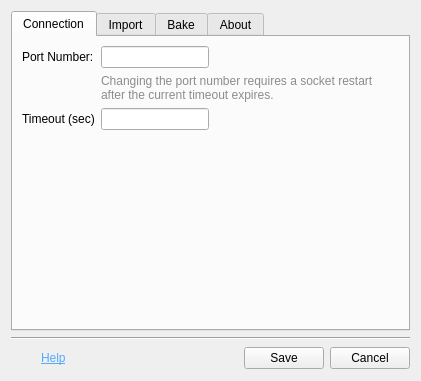
<?xml version="1.0" encoding="UTF-8"?>
<ui version="4.0">
 <class>Dialog</class>
 <widget class="QDialog" name="Dialog">
  <property name="geometry">
   <rect>
    <x>0</x>
    <y>0</y>
    <width>421</width>
    <height>381</height>
   </rect>
  </property>
  <property name="windowTitle">
   <string>Megascan Link (Unofficial)</string>
  </property>
  <layout class="QGridLayout" name="gridLayout">
   <item row="0" column="0">
    <layout class="QVBoxLayout" name="verticalLayout">
     <item>
      <widget class="QTabWidget" name="tableWidget">
       <property name="currentIndex">
        <number>0</number>
       </property>
       <widget class="QWidget" name="connTab">
        <attribute name="title">
         <string>Connection</string>
        </attribute>
        <layout class="QGridLayout" name="gridLayout_2">
         <item row="0" column="0">
          <layout class="QFormLayout" name="formLayout">
           <item row="0" column="0">
            <widget class="QLabel" name="label">
             <property name="text">
              <string>Port Number:</string>
             </property>
            </widget>
           </item>
           <item row="0" column="1">
            <widget class="QLineEdit" name="portNumber">
             <property name="sizePolicy">
              <sizepolicy hsizetype="Fixed" vsizetype="Fixed">
               <horstretch>0</horstretch>
               <verstretch>0</verstretch>
              </sizepolicy>
             </property>
            </widget>
           </item>
           <item row="2" column="1">
            <widget class="QLineEdit" name="timeoutNumber">
             <property name="sizePolicy">
              <sizepolicy hsizetype="Fixed" vsizetype="Fixed">
               <horstretch>0</horstretch>
               <verstretch>0</verstretch>
              </sizepolicy>
             </property>
            </widget>
           </item>
           <item row="2" column="0">
            <widget class="QLabel" name="label_2">
             <property name="text">
              <string>Timeout (sec)</string>
             </property>
            </widget>
           </item>
           <item row="1" column="1">
            <widget class="QLabel" name="label_3">
             <property name="styleSheet">
              <string notr="true">QLabel{
	color:rgb(140, 140, 140)
}</string>
             </property>
             <property name="text">
              <string>Changing the port number requires a socket restart after the current timeout expires.</string>
             </property>
             <property name="wordWrap">
              <bool>true</bool>
             </property>
            </widget>
           </item>
          </layout>
         </item>
        </layout>
       </widget>
       <widget class="QWidget" name="importTab">
        <attribute name="title">
         <string>Import</string>
        </attribute>
        <layout class="QVBoxLayout" name="verticalLayout_2">
         <item>
          <layout class="QVBoxLayout" name="verticalLayout_4">
           <item>
            <widget class="QGroupBox" name="groupBox">
             <property name="title">
              <string>General</string>
             </property>
             <layout class="QVBoxLayout" name="verticalLayout_5">
              <item>
               <layout class="QFormLayout" name="formLayout_2">
                <item row="0" column="0">
                 <widget class="QCheckBox" name="askforproj">
                  <property name="toolTip">
                   <string>Dont show dialog asking if you want to create a new project when importing Megascan Assets that contain 3D meshes, the meshes are discarded and but the bitmaps are imported in the current opened project</string>
                  </property>
                  <property name="text">
                   <string>Dont ask to create new project</string>
                  </property>
                 </widget>
                </item>
                <item row="1" column="0">
                 <widget class="QCheckBox" name="logtoconsole">
                  <property name="text">
                   <string>Print log to console</string>
                  </property>
                 </widget>
                </item>
                <item row="2" column="0">
                 <widget class="QCheckBox" name="selectafterimport">
                  <property name="text">
                   <string>Select resources after import</string>
                  </property>
                 </widget>
                </item>
               </layout>
              </item>
             </layout>
            </widget>
           </item>
          </layout>
         </item>
        </layout>
       </widget>
       <widget class="QWidget" name="bakeTab">
        <attribute name="title">
         <string>Bake</string>
        </attribute>
        <layout class="QVBoxLayout" name="verticalLayout_7">
         <item>
          <widget class="QCheckBox" name="enableBaking">
           <property name="text">
            <string>Enable Bake</string>
           </property>
          </widget>
         </item>
         <item>
          <widget class="QGroupBox" name="bakeParametersGroup">
           <property name="title">
            <string>Common Parameters</string>
           </property>
           <layout class="QVBoxLayout" name="verticalLayout_6">
            <property name="sizeConstraint">
             <enum>QLayout::SetDefaultConstraint</enum>
            </property>
            <item>
             <layout class="QFormLayout" name="formLayout_3">
              <property name="sizeConstraint">
               <enum>QLayout::SetDefaultConstraint</enum>
              </property>
              <item row="0" column="0">
               <widget class="QLabel" name="label_9">
                <property name="text">
                 <string>Texture Size</string>
                </property>
               </widget>
              </item>
              <item row="0" column="1">
               <widget class="PainterDropDown" name="texSize">
                <property name="sizePolicy">
                 <sizepolicy hsizetype="Maximum" vsizetype="Maximum">
                  <horstretch>0</horstretch>
                  <verstretch>0</verstretch>
                 </sizepolicy>
                </property>
                <property name="text">
                 <string>PushButton</string>
                </property>
               </widget>
              </item>
              <item row="1" column="0">
               <widget class="QLabel" name="relativeToBoundingBoxLabel">
                <property name="text">
                 <string>Relative To Bounding Box</string>
                </property>
               </widget>
              </item>
              <item row="1" column="1">
               <widget class="QCheckBox" name="relativeToBoundingBoxCheckBox"/>
              </item>
              <item row="2" column="0">
               <widget class="QLabel" name="averageNormalsLabel">
                <property name="text">
                 <string>Average Normals</string>
                </property>
               </widget>
              </item>
              <item row="2" column="1">
               <widget class="QCheckBox" name="averageNormalsCheckBox"/>
              </item>
              <item row="3" column="0">
               <widget class="QLabel" name="ignoreBackfaceLabel">
                <property name="text">
                 <string>Ignore Backface</string>
                </property>
               </widget>
              </item>
              <item row="3" column="1">
               <widget class="QCheckBox" name="ignoreBackfaceCheckBox"/>
              </item>
              <item row="4" column="0">
               <widget class="QLabel" name="maxRearDistanceLabel">
                <property name="text">
                 <string>Max Rear Distance</string>
                </property>
               </widget>
              </item>
              <item row="4" column="1">
               <widget class="PainterSliderControl" name="maxRearDistanceSlider" native="true">
                <property name="sizePolicy">
                 <sizepolicy hsizetype="Preferred" vsizetype="Preferred">
                  <horstretch>0</horstretch>
                  <verstretch>0</verstretch>
                 </sizepolicy>
                </property>
                <property name="minimumSize">
                 <size>
                  <width>0</width>
                  <height>0</height>
                 </size>
                </property>
                <property name="maximumSize">
                 <size>
                  <width>166667</width>
                  <height>16777215</height>
                 </size>
                </property>
               </widget>
              </item>
              <item row="5" column="0">
               <widget class="QLabel" name="maxFrontalDistanceLabel">
                <property name="text">
                 <string>Max Frontal Distance</string>
                </property>
               </widget>
              </item>
              <item row="5" column="1">
               <widget class="PainterSliderControl" name="maxFrontalDistanceSlider" native="true">
                <property name="sizePolicy">
                 <sizepolicy hsizetype="Preferred" vsizetype="Preferred">
                  <horstretch>0</horstretch>
                  <verstretch>0</verstretch>
                 </sizepolicy>
                </property>
                <property name="minimumSize">
                 <size>
                  <width>0</width>
                  <height>0</height>
                 </size>
                </property>
                <property name="maximumSize">
                 <size>
                  <width>16777215</width>
                  <height>16777215</height>
                 </size>
                </property>
               </widget>
              </item>
              <item row="6" column="0">
               <widget class="QLabel" name="antialiasingLabel">
                <property name="text">
                 <string>Antialiasing</string>
                </property>
               </widget>
              </item>
              <item row="6" column="1">
               <widget class="PainterDropDown" name="aliasingValue">
                <property name="sizePolicy">
                 <sizepolicy hsizetype="Maximum" vsizetype="Maximum">
                  <horstretch>0</horstretch>
                  <verstretch>0</verstretch>
                 </sizepolicy>
                </property>
                <property name="text">
                 <string>PushButton</string>
                </property>
               </widget>
              </item>
             </layout>
            </item>
            <item>
             <spacer name="verticalSpacer_2">
              <property name="orientation">
               <enum>Qt::Vertical</enum>
              </property>
              <property name="sizeHint" stdset="0">
               <size>
                <width>20</width>
                <height>40</height>
               </size>
              </property>
             </spacer>
            </item>
           </layout>
          </widget>
         </item>
        </layout>
       </widget>
       <widget class="QWidget" name="About">
        <attribute name="title">
         <string>About</string>
        </attribute>
        <layout class="QGridLayout" name="gridLayout_6">
         <item row="0" column="0">
          <layout class="QVBoxLayout" name="verticalLayout_3">
           <item>
            <widget class="QLabel" name="label_4">
             <property name="styleSheet">
              <string notr="true">QLabel{
	color: rgba(255, 255, 255, 100%);
	font-size: 18px;
	font-weight: 500;
}</string>
             </property>
             <property name="text">
              <string>Megascan Link Plugin (Unofficial)</string>
             </property>
            </widget>
           </item>
           <item>
            <widget class="QLabel" name="label_5">
             <property name="styleSheet">
              <string notr="true">QLabel {
	color: rgb(130, 130, 130)
}
</string>
             </property>
             <property name="text">
              <string>Written by &lt;a href=&quot;https://github.com/darkimage&quot; style=&quot;color: #55aaff&quot;&gt;Luca Faggion&lt;/a&gt;</string>
             </property>
             <property name="textFormat">
              <enum>Qt::AutoText</enum>
             </property>
             <property name="scaledContents">
              <bool>false</bool>
             </property>
             <property name="alignment">
              <set>Qt::AlignRight|Qt::AlignTrailing|Qt::AlignVCenter</set>
             </property>
             <property name="wordWrap">
              <bool>false</bool>
             </property>
             <property name="openExternalLinks">
              <bool>true</bool>
             </property>
            </widget>
           </item>
           <item>
            <widget class="QLabel" name="label_6">
             <property name="styleSheet">
              <string notr="true">QLabel{
	color: rgba(255, 255, 255, 100%);
	font-size: 14px;
	font-weight: 500;
}</string>
             </property>
             <property name="text">
              <string>Want to contribute to the plugin?</string>
             </property>
            </widget>
           </item>
           <item>
            <widget class="QLabel" name="label_7">
             <property name="text">
              <string>&lt;html&gt;&lt;head/&gt;&lt;body&gt;&lt;p&gt;If you would like to contribute to the development of the plugin you should visit the plugin repository on &lt;a href=&quot;https://github.com/Raider-Arts/painter-megascan-link&quot;&gt;&lt;span style=&quot; text-decoration: underline; color:#55aaff;&quot;&gt;Github&lt;/span&gt;&lt;/a&gt;.&lt;/p&gt;&lt;p&gt;If you need to report a bug or request a feature you can do it in the &lt;a href=&quot;https://github.com/Raider-Arts/painter-megascan-link/issues&quot;&gt;&lt;span style=&quot; text-decoration: underline; color:#55aaff;&quot;&gt;issues page&lt;/span&gt;&lt;/a&gt; of the repository or by sending a mail to &lt;a href=&quot;mailto:luc-af@live.it&quot;&gt;&lt;span style=&quot; text-decoration: underline; color:#55aaff;&quot;&gt;me&lt;/span&gt;&lt;/a&gt; or to my &lt;a href=&quot;mailto:team@raiderarts.net&quot;&gt;&lt;span style=&quot; text-decoration: underline; color:#55aaff;&quot;&gt;team&lt;/span&gt;&lt;/a&gt;.&lt;/p&gt;&lt;p&gt;I hope this plugin was useful for you.&lt;/p&gt;&lt;p&gt;Have a great day!.&lt;/p&gt;&lt;/body&gt;&lt;/html&gt;</string>
             </property>
             <property name="wordWrap">
              <bool>true</bool>
             </property>
             <property name="openExternalLinks">
              <bool>true</bool>
             </property>
            </widget>
           </item>
           <item>
            <spacer name="verticalSpacer">
             <property name="orientation">
              <enum>Qt::Vertical</enum>
             </property>
             <property name="sizeType">
              <enum>QSizePolicy::Expanding</enum>
             </property>
             <property name="sizeHint" stdset="0">
              <size>
               <width>20</width>
               <height>40</height>
              </size>
             </property>
            </spacer>
           </item>
          </layout>
         </item>
        </layout>
       </widget>
      </widget>
     </item>
     <item>
      <widget class="Line" name="line">
       <property name="orientation">
        <enum>Qt::Horizontal</enum>
       </property>
      </widget>
     </item>
     <item>
      <layout class="QHBoxLayout" name="horizontalLayout">
       <item>
        <widget class="QLabel" name="helpIcon">
         <property name="sizePolicy">
          <sizepolicy hsizetype="Minimum" vsizetype="Minimum">
           <horstretch>0</horstretch>
           <verstretch>0</verstretch>
          </sizepolicy>
         </property>
         <property name="minimumSize">
          <size>
           <width>24</width>
           <height>24</height>
          </size>
         </property>
         <property name="baseSize">
          <size>
           <width>24</width>
           <height>24</height>
          </size>
         </property>
         <property name="text">
          <string/>
         </property>
        </widget>
       </item>
       <item>
        <widget class="QLabel" name="label_8">
         <property name="text">
          <string>&lt;html&gt;&lt;head/&gt;&lt;body&gt;&lt;p&gt;&lt;a href=&quot;todo add url&quot;&gt;&lt;span style=&quot; text-decoration: underline; color:#55aaff;&quot;&gt;Help&lt;/span&gt;&lt;/a&gt;&lt;/p&gt;&lt;/body&gt;&lt;/html&gt;</string>
         </property>
        </widget>
       </item>
       <item>
        <spacer name="horizontalSpacer">
         <property name="orientation">
          <enum>Qt::Horizontal</enum>
         </property>
         <property name="sizeHint" stdset="0">
          <size>
           <width>40</width>
           <height>20</height>
          </size>
         </property>
        </spacer>
       </item>
       <item>
        <widget class="QPushButton" name="saveBtn">
         <property name="text">
          <string>Save</string>
         </property>
        </widget>
       </item>
       <item>
        <widget class="QPushButton" name="cancelBtn">
         <property name="text">
          <string>Cancel</string>
         </property>
        </widget>
       </item>
      </layout>
     </item>
    </layout>
   </item>
  </layout>
 </widget>
 <customwidgets>
  <customwidget>
   <class>PainterSliderControl</class>
   <extends>QWidget</extends>
   <header>/painterslidercontrol.h</header>
   <container>1</container>
  </customwidget>
  <customwidget>
   <class>PainterDropDown</class>
   <extends>QPushButton</extends>
   <header>/painterdropdown.h</header>
  </customwidget>
 </customwidgets>
 <resources/>
 <connections/>
</ui>
